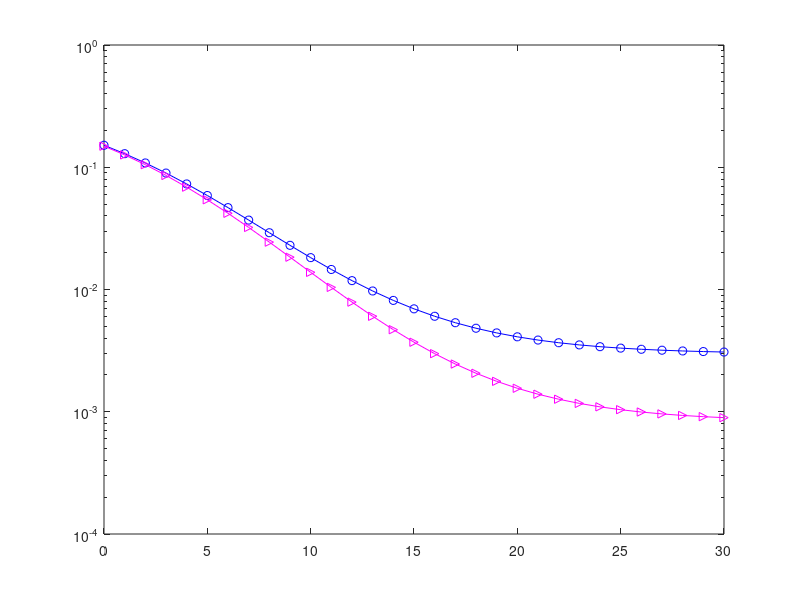

MATLAB code for this plot: (Note: this script raises an error after producing the figure.)
clc;
clear all;
close all;

% self interfrence value eta=0.1

N=1
alpha=1;
beta=2;
eta=0.1;
lamda=10.^((0:30)./10);

n=0;
m=0;
i=0;
j=0;

a=n-(2*m)+i-j
b=2*(n-i-j)
c=((((10/3)*n)-((5/3)*m)-((2/3)*i)-((4/3)*j))*eta)+(((4*n)-(2*m))./lamda)

d=2*b-1

d1=1
e=(d1./((beta+2.*c).^(b+0.5)))
f00=nchoosek(i,m)*nchoosek(j,n-m)*2^(a-1)*sqrt(beta)*eta^b.*e

SER1=nchoosek(N,n)*nchoosek(n,m)*(-2)^m*alpha*f00

% % % % % % % % % % % % % % % % % % % % % % % % % % % % % % % % % % % % % % % 
% % % % % % % % % % % % % % % % % % % % % % % % % % % % % % % % % % % % % % 
% % % % % % % % % % % % % % % % % % % % % % % % % % % % % % % % % % % % % % 

n=1;
m=0;
i=0;
j=1;

a=n-(2*m)+i-j
b=2*(n-i-j)
c=((((10/3)*n)-((5/3)*m)-((2/3)*i)-((4/3)*j))*eta)+(((4*n)-(2*m))./lamda)

d=2*b-1

d1=1 % double factorial value of d
e=(d1./((beta+2.*c).^(b+0.5)))
f10=nchoosek(i,m)*nchoosek(j,n-m)*2^(a-1)*sqrt(beta)*eta^b.*e
SER2=nchoosek(N,n)*nchoosek(n,m)*(-2)^m*alpha.*f10

% % % % % % % % % % % % % % % % % % % % % % % % % % % % % % % % % % % % % % 
% % % % % % % % % % % % % % % % % % % % % % % % % % % % % % % % % % % % % % 
% % % % % % % % % % % % % % % % % % % % % % % % % % % % % % % % % % % % % % 
n=1;
m=1;
i=1;
j=0;

a=n-(2*m)+i-j
b=2*(n-i-j)
c=((((10/3)*n)-((5/3)*m)-((2/3)*i)-((4/3)*j))*eta)+(((4*n)-(2*m))./lamda)

d=2*b-1

d1=1
e=(d1./((beta+2.*c).^(b+0.5)))
f11=nchoosek(i,m)*nchoosek(j,n-m)*2^(a-1)*sqrt(beta)*eta^b.*e

SER3=nchoosek(N,n)*nchoosek(n,m)*(-2)^m*alpha.*f11

SER=SER1+SER2+SER3
semilogy(10*log10(lamda),(SER1+SER2+SER3),'bo-')
hold on;

% % % % % % % % % % % % % % % % % % % % % % % % % % % % % % % % % % % % % % 
% % % % % % % % % % % % % % % % % % % % % % % % % % % % % % % % % % % % % % 
% % % % % % % % % % % % % % % % % % % % % % % % % % % % % % % % % % % % % % 
% % % % % % % % % % % % % % % % % % % % % % % % % % % % % % % % % % % % % % 
% % % % % % % % % % % % % % % % % % % % % % % % % % % % % % % % % % % % % % 
% % % % % % % % % % % % % % % % % % % % % % % % % % % % % % % % % % % % % % 
% % % % % % % % % % % % % % % % % % % % % % % % % % % % % % % % % % % % % % 
% % % % % % % % % % % % % % % % % % % % % % % % % % % % % % % % % % % % % % 
% % % % % % % % % % % % % % % % % % % % % % % % % % % % % % % % % % % % % % 

% self interfrence value eta=0.05

N=1
alpha=1;
beta=2;
eta=0.05;
% lamda=10.^((0:5:30)./10);

n=0;
m=0;
i=0;
j=0;

a=n-(2*m)+i-j
b=2*(n-i-j)
c=((((10/3)*n)-((5/3)*m)-((2/3)*i)-((4/3)*j))*eta)+(((4*n)-(2*m))./lamda)

d=2*b-1

d1=1
e=(d1./((beta+2.*c).^(b+0.5)))
f00=nchoosek(i,m)*nchoosek(j,n-m)*2^(a-1)*sqrt(beta)*eta^b.*e

SER1=nchoosek(N,n)*nchoosek(n,m)*(-2)^m*alpha.*f00

% % % % % % % % % % % % % % % % % % % % % % % % % % % % % % % % % % % % % % % 
% % % % % % % % % % % % % % % % % % % % % % % % % % % % % % % % % % % % % % 
% % % % % % % % % % % % % % % % % % % % % % % % % % % % % % % % % % % % % % 

n=1;
m=0;
i=0;
j=1;

a=n-(2*m)+i-j
b=2*(n-i-j)
c=((((10/3)*n)-((5/3)*m)-((2/3)*i)-((4/3)*j))*eta)+(((4*n)-(2*m))./lamda)

d=2*b-1

d1=1
e=(d1./((beta+2.*c).^(b+0.5)))
f10=nchoosek(i,m)*nchoosek(j,n-m)*2^(a-1)*sqrt(beta)*eta^b.*e
SER2=nchoosek(N,n)*nchoosek(n,m)*(-2)^m*alpha.*f10

% % % % % % % % % % % % % % % % % % % % % % % % % % % % % % % % % % % % % % 
% % % % % % % % % % % % % % % % % % % % % % % % % % % % % % % % % % % % % % 
% % % % % % % % % % % % % % % % % % % % % % % % % % % % % % % % % % % % % % 
n=1;
m=1;
i=1;
j=0;

a=n-(2*m)+i-j
b=2*(n-i-j)
c=((((10/3)*n)-((5/3)*m)-((2/3)*i)-((4/3)*j))*eta)+(((4*n)-(2*m))./lamda)

d=2*b-1

d1=1
e=(d1./((beta+2.*c).^(b+0.5)))
f11=nchoosek(i,m)*nchoosek(j,n-m)*2^(a-1)*sqrt(beta)*eta^b.*e

SER3=nchoosek(N,n)*nchoosek(n,m)*(-2)^m*alpha.*f11

SER=SER1+SER2+SER3
semilogy(10*log10(lamda),(SER1+SER2+SER3),'>-m')

% % % % % % % % % % % % % % % % % % % % % % % % % % % % % % % % % % % % % % 
% % % % % % % % % % % % % % % % % % % % % % % % % % % % % % % % % % % % % % 
% % % % % % % % % % % % % % % % % % % % % % % % % % % % % % % % % % % % % % 
% % % % % % % % % % % % % % % % % % % % % % % % % % % % % % % % % % % % % % 
% % % % % % % % % % % % % % % % % % % % % % % % % % % % % % % % % % % % % % 
% % % % % % % % % % % % % % % % % % % % % % % % % % % % % % % % % % % % % % 
% % % % % % % % % % % % % % % % % % % % % % % % % % % % % % % % % % % % % % 
% % % % % % % % % % % % % % % % % % % % % % % % % % % % % % % % % % % % % % 
% % % % % % % % % % % % % % % % % % % % % % % % % % % % % % % % % % % % % % 
% % % % % % % % % % % % % % % % % % % % % % % % % % % % % % % % % % % % % % 
% % % % % % % % % % % % % % % % % % % % % % % % % % % % % % % % % % % % % % 
% % % % % % % % % % % % % % % % % % % % % % % % % % % % % % % % % % % % % % 
% % % % % % % % % % % % % % % % % % % % % % % % % % % % % % % % % % % % % % 
% % % % % % % % % % % % % % % % % % % % % % % % % % % % % % % % % % % % % % 
% % % % % % % % % % % % % % % % % % % % % % % % % % % % % % % % % % % % % % 
% % % % % % % % % % % % % % % % % % % % % % % % % % % % % % % % % % % % % % 
% % % % % % % % % % % % % % % % % % % % % % % % % % % % % % % % % % % % % % 
% % % % % % % % % % % % % % % % % % % % % % % % % % % % % % % % % % % % % % 

% self interfrence value eta=0.01

N=1
alpha=1;
beta=2;
eta=0.01;
% lamda=10.^((0:5:30)./10);

n=0;
m=0;
i=0;
j=0;

a=n-(2*m)+i-j
b=2*(n-i-j)
c=((((10/3)*n)-((5/3)*m)-((2/3)*i)-((4/3)*j))*eta)+(((4*n)-(2*m))./lamda)

d=2*b-1

d1=1
e=(d1./((beta+2.*c).^(b+0.5)))
f00=nchoosek(i,m)*nchoosek(j,n-m)*2^(a-1)*sqrt(beta)*eta^b.*e

SER1=nchoosek(N,n)*nchoosek(n,m)*(-2)^m*alpha.*f00

% % % % % % % % % % % % % % % % % % % % % % % % % % % % % % % % % % % % % % % 
% % % % % % % % % % % % % % % % % % % % % % % % % % % % % % % % % % % % % % 
% % % % % % % % % % % % % % % % % % % % % % % % % % % % % % % % % % % % % % 

n=1;
m=0;
i=0;
j=1;

a=n-(2*m)+i-j
b=2*(n-i-j)
c=((((10/3)*n)-((5/3)*m)-((2/3)*i)-((4/3)*j))*eta)+(((4*n)-(2*m))./lamda)

d=2*b-1

d1=1
e=(d1./((beta+2.*c).^(b+0.5)))
f10=nchoosek(i,m)*nchoosek(j,n-m)*2^(a-1)*sqrt(beta)*eta^b.*e
SER2=nchoosek(N,n)*nchoosek(n,m)*(-2)^m*alpha.*f10

% % % % % % % % % % % % % % % % % % % % % % % % % % % % % % % % % % % % % % 
% % % % % % % % % % % % % % % % % % % % % % % % % % % % % % % % % % % % % % 
% % % % % % % % % % % % % % % % % % % % % % % % % % % % % % % % % % % % % % 
n=1;
m=1;
i=1;
j=0;

a=n-(2*m)+i-j
b=2*(n-i-j)
c=((((10/3)*n)-((5/3)*m)-((2/3)*i)-((4/3)*j))*eta)+(((4*n)-(2*m))./lamda)

d=2*b-1

d1=1
e=(d1./((beta+2.*c).^(b+0.5)))
f11=nchoosek(i,m)*nchoosek(j,n-m)*2^(a-1)*sqrt(beta)*eta^b.*e

SER3=nchoosek(N,n)*nchoosek(n,m)*(-2)^m*alpha.*f11

SER=SER1+SER2+SER3
semilogy(10*log10(lamda),(SER1+SER2+SER3),'S-g')
grid on
% % % % % % % % % % % % % % % % % % % % % % % % % % % % % % % % % % % % % % 
% % % % % % % % % % % % % % % % % % % % % % % % % % % % % % % % % % % % % % 
% % % % % % % % % % % % % % % % % % % % % % % % % % % % % % % % % % % % % % 
% % % % % % % % % % % % % % % % % % % % % % % % % % % % % % % % % % % % % % 
% % % % % % % % % % % % % % % % % % % % % % % % % % % % % % % % % % % % % % 
% % % % % % % % % % % % % % % % % % % % % % % % % % % % % % % % % % % % % % 
% % % % % % % % % % % % % % % % % % % % % % % % % % % % % % % % % % % % % % 
% % % % % % % % % % % % % % % % % % % % % % % % % % % % % % % % % % % % % % 
% % % % % % % % % % % % % % % % % % % % % % % % % % % % % % % % % % % % % % 
legend('Simulated \eta = 0.1','Simulated \eta = 0.05 ','Simulated \eta = 0.01')
xlabel('Transmit Power [dB]') 
ylabel('SER')